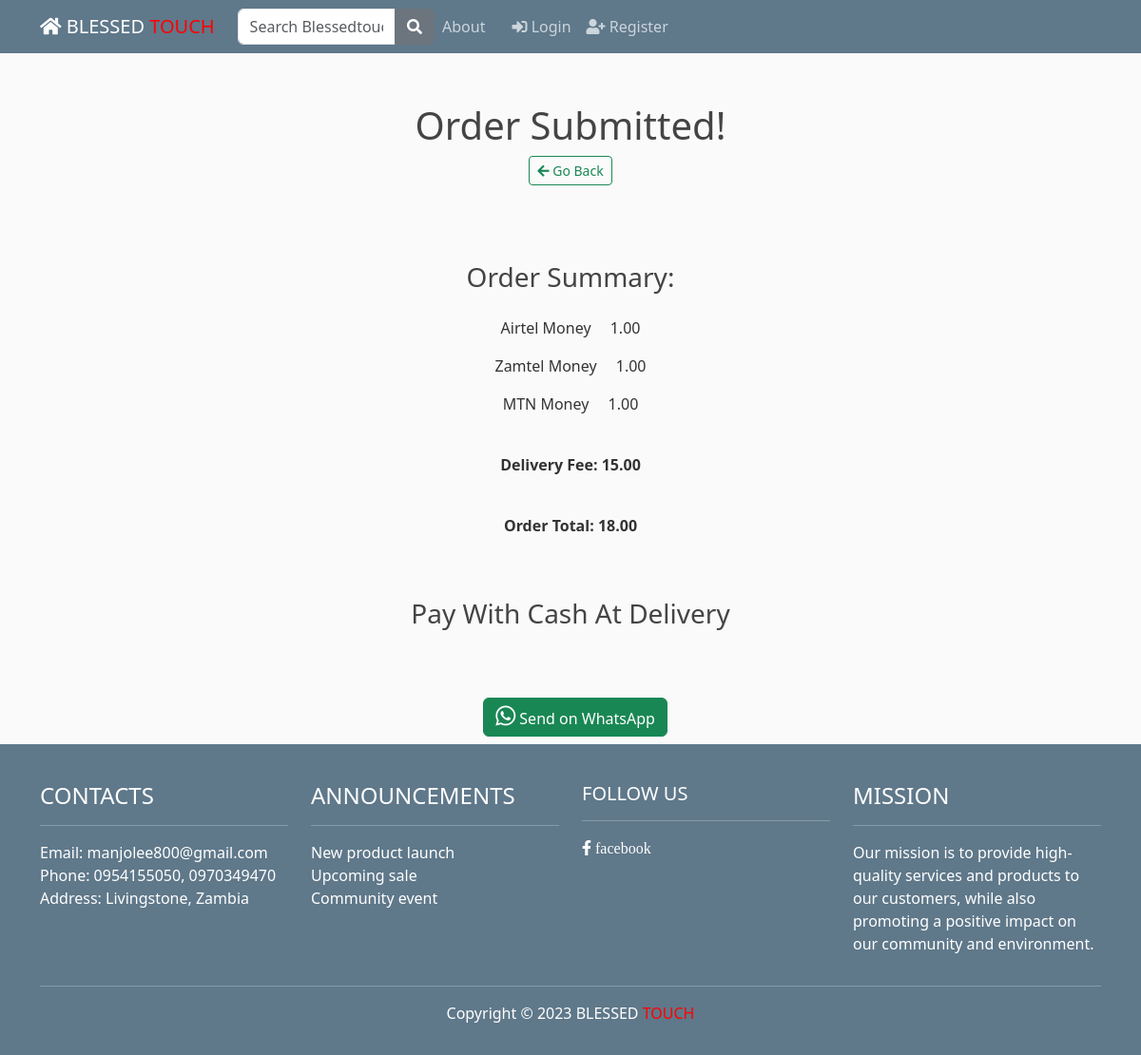
/order-confirmation/7/, run on an earlier commit of the app's database.
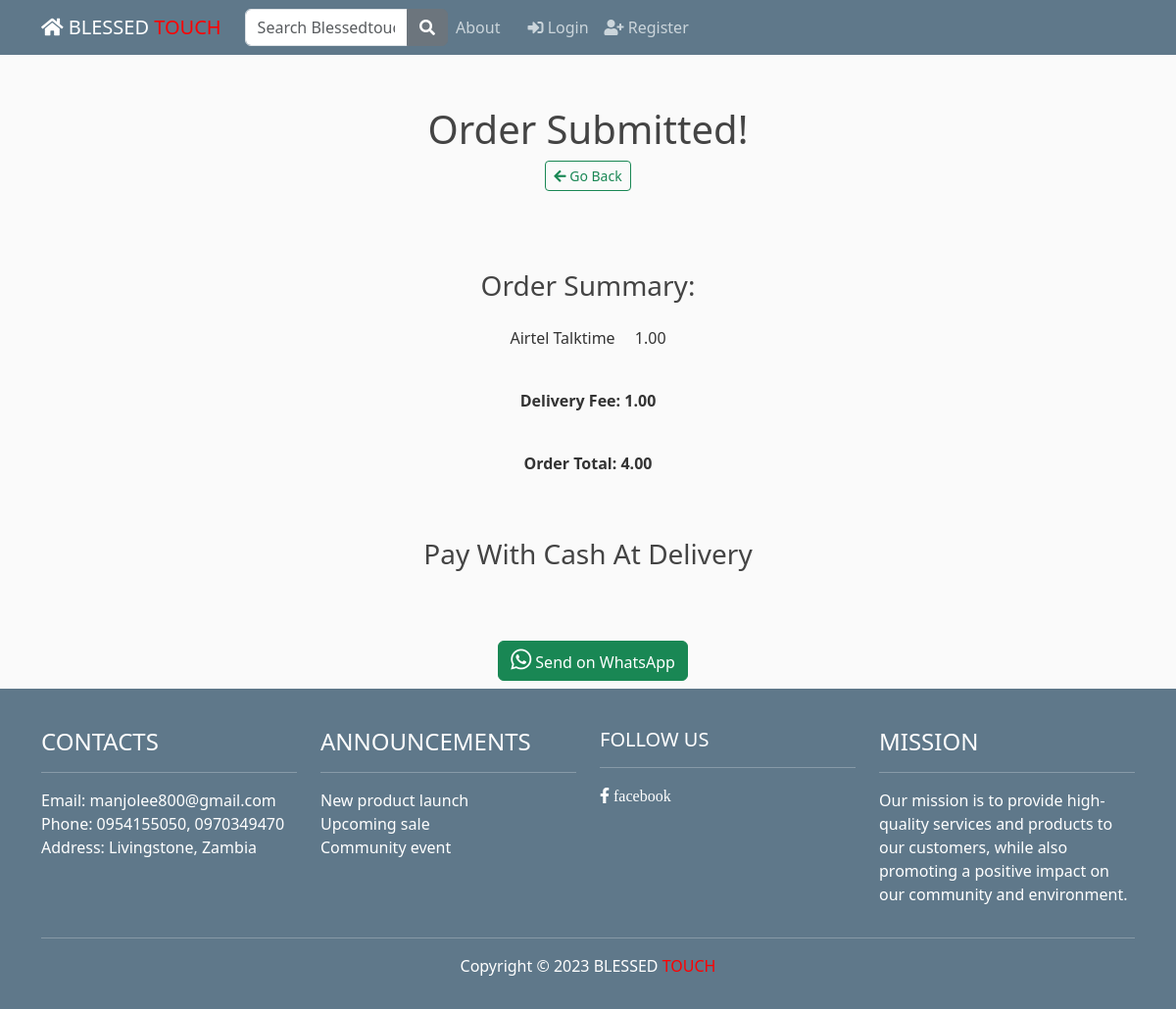
And on a later commit of the database.
### customer/models.py (models this page shows, shortened)
class MenuItem(models.Model):
    name = models.CharField(max_length=100)
    description = models.TextField()
    image = models.ImageField(upload_to='menu_images/')
    price = models.DecimalField(max_digits=5, decimal_places=2)
    category = models.ManyToManyField('category', related_name='item')
    availability = models.BooleanField(default=True)

class Location(models.Model):
    name = models.CharField(max_length=50)
    delivery_fee = models.DecimalField(max_digits=5, decimal_places=2)

### customer/views.py (the view)
# urls.py: path('order-confirmation/<int:pk>/', OrderConfirmation.as_view(), name='order-confirmation'),
class OrderConfirmation(View):
    def get(self, request, pk, *args, **kwargs):
        order = OrderModel.objects.get(pk=pk)
        total_price = order.price + order.location.delivery_fee
        context = {
            'pk': order.pk,
            'items': order.items,
            'price': order.price,
            'location': order.location,
            'delivery_fee': order.location.delivery_fee,
            'total_price': total_price,
        }
        return render(request, 'customer/order_confirmation.html', context)

### templates/customer/order_confirmation.html
{% extends 'base.html' %}
{% block content %}
<div class="container mb-5">
    <div class="row justify-content-center mt-1">
        <div class="col-md-5 col-sm-12 p-4 text-center">
            <h1>Order Submitted!</h1>
            <a href="{% url 'customer:order' %}" class="btn btn-outline-success mb-2 btn-sm">
    <i class="fas fa-arrow-left"></i> Go Back
</a>
        </div>
    </div>
<div class="row justify-content-center mt-5">
    <div class="col-md-5 col-sm-12 text-center">
        <h3 class="pb-3">Order Summary:</h3>
        {% for item in items.all %}
            <p>{{ item.name }} <span class="pl-3">{{ item.price }}</span></p>
        {% endfor %}
<p class="font-weight-bold pt-4">Delivery Fee: {{ delivery_fee }}</p>
<p class="font-weight-bold pt-4">Order Total: {{ total_price }}</p>
</div>
</div>
<div class="row justify-content-center pb-2 pt-5">
    <div class="col-md-6 text-center">
        <h3>Pay With Cash At Delivery</h3>
    </div>
</div>
</div>
<div class="row justify-content-center pb-2 pt-2">
  <div class="col-md-6 text-center">
    <a href="https://api.whatsapp.com/send?phone=260970349470&text=Invoice%20Link:%20https://blessedtouchs.pythonanywhere.com/customer/order/{{ pk }}/invoice" class="btn btn-success" style="margin-left: 10px;">
  <i class="fab fa-whatsapp" aria-hidden="true" style="color: white; font-size: 24px;"></i> Send on WhatsApp
</a>
  </div>
</div>
{% endblock content %}

### templates/base.html (shortened to what this page needs)
{% load static %}
<!DOCTYPE html>
<html>
<head>
    <link rel="stylesheet" href="https://maxcdn.bootstrapcdn.com/bootstrap/4.0.0/css/bootstrap.min.css">
    <link href="https://cdn.jsdelivr.net/npm/bootstrap@5.3.0-alpha1/dist/css/bootstrap.min.css" rel="stylesheet">
    <link rel="stylesheet" href="https://use.fontawesome.com/releases/v5.14.0/css/all.css">
    <link rel="stylesheet" type="text/css" href="{% static 'blog/main.css' %}">
    <link rel="stylesheet" href="https://cdnjs.cloudflare.com/ajax/libs/font-awesome/5.15.1/css/all.min.css" />
</head>
    <body>
        <header class="site-header">
          <nav class="navbar navbar-expand-md navbar-dark bg-steel fixed-top">
            <div class="container">
              {% include 'blog/header.html' %}
            </div>
          </nav>
        </header>
        <main role="main" class="container">
            <div class="row">
                <div class="col-md-12">
                {% block content %}{% endblock %}
                </div>
            </div>
        </main>
<footer>
  <div class="">
    {% include 'blog/footer.html' %}
  </div>
</footer>
</body>
</html>

### templates/blog/header.html (shortened to what this page needs)
<header class="site-header">
  <nav class="navbar navbar-expand-md navbar-dark bg-steel fixed-top">
    <div class="container">
      <a class="navbar-brand mr-4" href="{% url 'customer:index' %}"><i class="fas fa-home"></i><span> BLESSED</span> <span style="color:red">TOUCH</span></a>
  <div class="collapse navbar-collapse" id="navbarToggle">
      <form class="form-inline my-2 my-lg-0">
  <div class="input-group mx-auto" style="max-width:500px">
    <input type="text" class="form-control" placeholder="Search Blessedtouch" aria-label="Search" name="q">
    <div class="input-group-append">
      <button class="btn btn-secondary" type="submit">
        <i class="fa fa-search"></i>
      </button>
    </div>
  </div>
</form>
    <div class="navbar-nav mr-auto">
      <a class="nav-item nav-link" href="{% url 'blog-about' %}">About</a>
    </div>
    <div class="container">
            <div class="navbar-nav">
          {% if user.is_authenticated %}
            <a class="nav-item nav-link" href="{% url 'customer:index' %}"><i class="fas fa-truck"></i> QuickDrop</a>
            <a class="nav-item nav-link" href="{% url 'post-create' %}"><i class="fas fa-pen-square"></i> New Post</a>
            <a class="nav-item nav-link" href="{% url 'profile' %}"><i class="fas fa-user-circle"></i> Profile</a>
            <a class="nav-item nav-link" href="{% url 'logout' %}"><i class="fas fa-sign-out-alt"></i> Logout</a>
          {% else %}
            <a class="nav-item nav-link" href="{% url 'login' %}"><i class="fas fa-sign-in-alt"></i> Login</a>
            <a class="nav-item nav-link" href="{% url 'register' %}"><i class="fas fa-user-plus"></i> Register</a>
          {% endif %}
        </div>
    </div>
  </div>
</div>
  </nav>
</header>

### templates/blog/footer.html
<footer class="navbar-dark bg-steel py-3 text-white">
    <div class="container">
        <div class="row">
            <div class="col-md-3"><br/>
                <h4 class="text-uppercase text-white">Contacts</h4><hr>
                <ul class="list-unstyled">
                    <li>Email: manjolee800@gmail.com</li>
                    <li>Phone: 0954155050, 0970349470</li>
                    <li>Address: Livingstone, Zambia</li>
                </ul>
            </div>
            <div class="col-md-3"><br/>
                <h4 class="text-uppercase text-white">Announcements</h4><hr>
                <ul class="list-unstyled">
                    <li>New product launch</li>
                    <li>Upcoming sale</li>
                    <li>Community event</li>
                </ul>
            </div>
            <div class="col-md-3"><br/>
        <h5 class="text-uppercase text-white">Follow Us</h5><hr>
        <ul class="list-unstyled">
            <li><a href="https://www.facebook.com/profile.php?id=100089608791020">
              <i class="fab fa-facebook-f text-white"> facebook</li></i></a>
        </ul>
      </div><br/>
            <div class="col-md-3"><br/>
                <h4 class="text-uppercase text-white">Mission</h4><hr>
                <p>Our mission is to provide high-quality services and products to our customers, while also promoting a positive impact on our community and environment.</p>
            </div>
        </div>
        <hr class="bg-white">
        <div class="row">
            <div class="col-md-12">
                <p class="text-center">
                    <span>Copyright &copy; 2023</span>
                    <span> BLESSED</span> <span style="color:red">TOUCH</span>
                </p>
            </div>
        </div>
    </div>
</footer>

### static/blog/main.css (style rules this page uses)
body { background: #fafafa; color: #333333; margin-top: 5rem; }
h1, h2, h3, h4, h5, h6 { color: #444444; }
ul { margin: 0; }
.bg-steel { background-color: #5f788a; }
.site-header .navbar-nav .nav-link { color: #cbd5db; }

What changed in the data, as far as the page shows it:
removed MenuItem: name "Zamtel Money", price "1.00"
removed MenuItem: name "MTN Money", price "1.00"
changed MenuItem: name "Airtel Money" → "Airtel Talktime"
changed Location: delivery_fee "15.00" → "1.00"
Also different on the page:
{{ total_price }}: "18.00" → "4.00"
